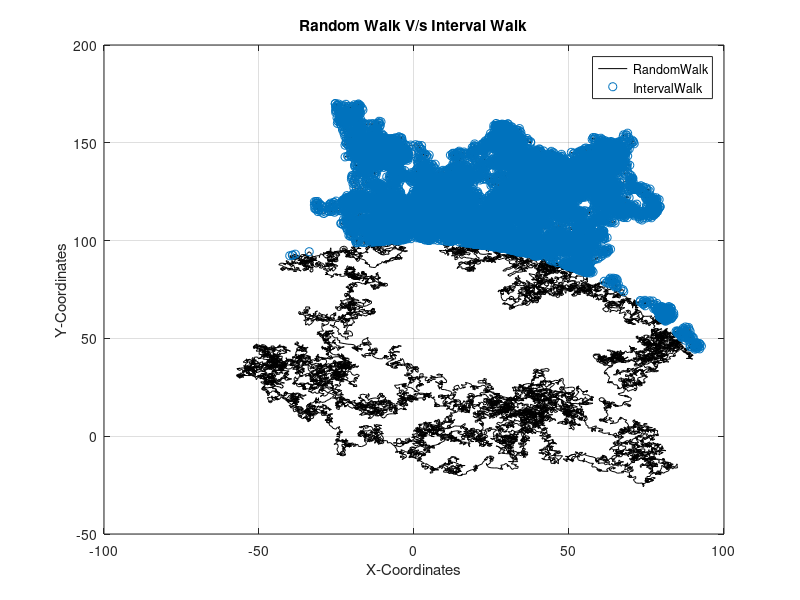

MATLAB code to generate this figure:
numberOfSteps = 40000; % Length of the Walk.

x(1) = 0;              % Initial Pos. of (x).
y(1) = 0;              % Initial Pos. of (y).

for i = 1:numberOfSteps
    
    theta = 2*pi*rand();    % Arbritrary angle between 0 and 2PI.
    r = 1.0;                % Unit Step Size.
    
    dx = r*cos(theta);      % Step Size of (x).
    dy = r*sin(theta);      % Step Size of (y).
    
    x(i+1) = x(i) + dx;     % Step Size of the i'th pos. of (x).
    y(i+1) = y(i) + dy;     % Step Size of the i'th pos. of (y).
       
end

plot(x,y,'k');              % Plotting (x) and (y) in Black.
hold on

dist = sqrt(x.^2 + y.^2);   % Length of each Step Size.

int = (dist > 100) & (dist < 200);    % Storing all the 'Walks' that are
                                      % between (100,200).
                                  
scatter(x(int), y(int), 'r.');    % Scatter plot to plot 'Walks' that
                                  % are in between (100,200) along with 
                                  % all the other 'Walks'.

title("Random Walk V/s Interval Walk");
grid; xlabel("X-Coordinates"); ylabel("Y-Coordinates");
legend('RandomWalk','IntervalWalk');
hold off